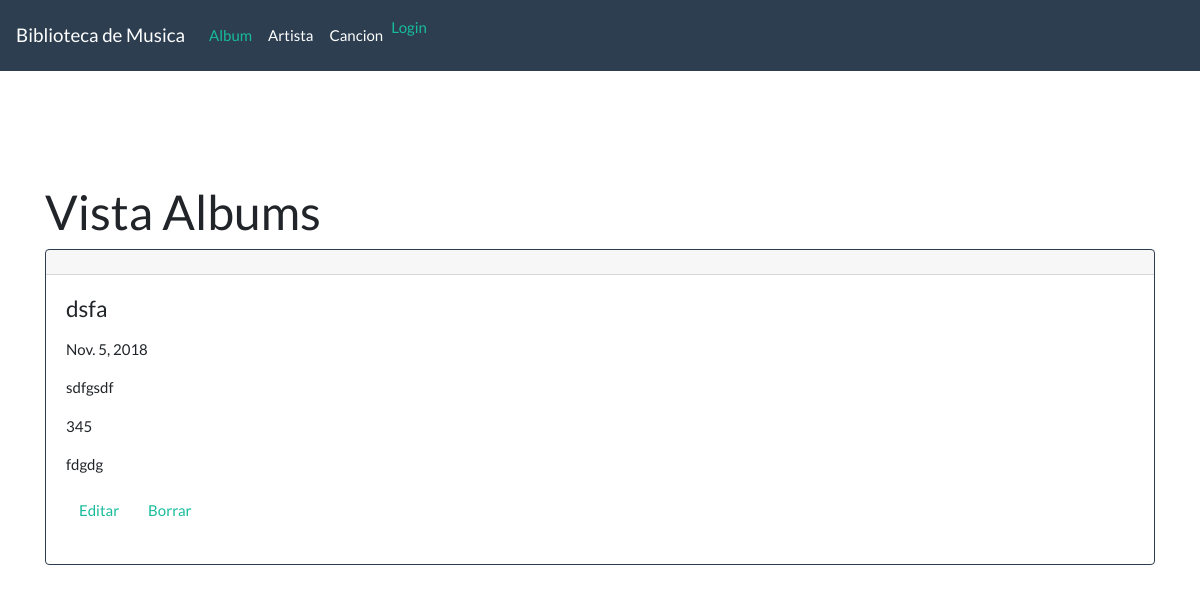
The app's page /album/6/ with its own data.
### albums/models.py (models this page shows, shortened)
class Album(models.Model):
    nombre                  = models.CharField(max_length=30)
    fecha_salida            = models.DateField()
    descripcion             = models.CharField(max_length=120)
    cantidad_canciones      = models.IntegerField()
    nombre_integrantes      = models.CharField(max_length=250)

### albums/views.py (the view)
# urls.py: url(r'^album/(?P<pk>[0-9]+)/$', views.album_detail,  name='album_detail'),
def album_detail(request, pk):
    album = get_object_or_404(Album, pk=pk)
    return render(request, 'albums/album_detail.html', {'album': album})

### albums/templates/albums/album_detail.html
{% extends 'albums/base.html' %}
{% block content %}
<br>
<br>
<br>
<h1>Vista Albums </h1>
<div class="card border-primary mb-3" style="max-width: 100%;">
  <div class="card-header"></div>
  <div class="card-body">
    <h4 class="card-title">{{ album.nombre }}</h4>
    <p class="card-text">
    <p>{{ album.fecha_salida}}</p>
    <p>{{ album.descripcion }}</p>
    <p>{{ album.cantidad_canciones}}</p>
    <p>{{ album.nombre_integrantes }}</p>
    <a class="btn btn-default" href="{% url 'album_edit' pk=album.pk %}"><span class="glyphicon glyphicon-pencil">Editar</span></a>
      <a class="btn btn-default" href="{% url 'album_remove' pk=album.pk %}"><span class="glyphicon glyphicon-remove">Borrar</span></a>
    </p>
  </div>
</div>
{% endblock %}

### records on screen
Album: nombre "dsfa", fecha_salida "Nov. 5, 2018", descripcion "sdfgsdf", cantidad_canciones "345", nombre_integrantes "fdgdg"
